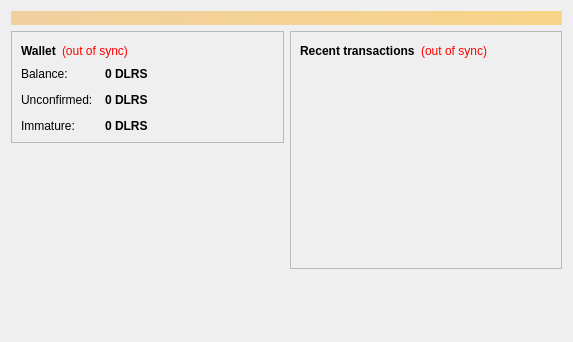
<?xml version="1.0" encoding="UTF-8"?>
<ui version="4.0">
 <class>OverviewPage</class>
 <widget class="QWidget" name="OverviewPage">
  <property name="geometry">
   <rect>
    <x>0</x>
    <y>0</y>
    <width>573</width>
    <height>342</height>
   </rect>
  </property>
  <property name="windowTitle">
   <string>Form</string>
  </property>
  <layout class="QVBoxLayout" name="topLayout">
   <item>
    <widget class="QLabel" name="labelAlerts">
     <property name="visible">
      <bool>false</bool>
     </property>
     <property name="styleSheet">
      <string notr="true">background-color: qlineargradient(x1: 0, y1: 0, x2: 1, y2: 0, stop:0 #F0D0A0, stop:1 #F8D488); color:#000000;</string>
     </property>
     <property name="wordWrap">
      <bool>true</bool>
     </property>
     <property name="margin">
      <number>3</number>
     </property>
    </widget>
   </item>
   <item>
    <layout class="QHBoxLayout" name="horizontalLayout" stretch="1,1">
     <item>
      <layout class="QVBoxLayout" name="verticalLayout_2">
       <item>
        <widget class="QFrame" name="frame">
         <property name="frameShape">
          <enum>QFrame::StyledPanel</enum>
         </property>
         <property name="frameShadow">
          <enum>QFrame::Raised</enum>
         </property>
         <layout class="QVBoxLayout" name="verticalLayout_4">
          <item>
           <layout class="QHBoxLayout" name="horizontalLayout_4">
            <item>
             <widget class="QLabel" name="label_5">
              <property name="font">
               <font>
                <weight>75</weight>
                <bold>true</bold>
               </font>
              </property>
              <property name="text">
               <string>Wallet</string>
              </property>
             </widget>
            </item>
            <item>
             <widget class="QLabel" name="labelWalletStatus">
              <property name="toolTip">
               <string>The displayed information may be out of date. Your wallet automatically synchronizes with the DollHairs network after a connection is established, but this process has not completed yet.</string>
              </property>
              <property name="styleSheet">
               <string notr="true">QLabel { color: red; }</string>
              </property>
              <property name="text">
               <string notr="true">(out of sync)</string>
              </property>
              <property name="alignment">
               <set>Qt::AlignLeading|Qt::AlignLeft|Qt::AlignVCenter</set>
              </property>
             </widget>
            </item>
            <item>
             <spacer name="horizontalSpacer_2">
              <property name="orientation">
               <enum>Qt::Horizontal</enum>
              </property>
              <property name="sizeHint" stdset="0">
               <size>
                <width>40</width>
                <height>20</height>
               </size>
              </property>
             </spacer>
            </item>
           </layout>
          </item>
          <item>
           <layout class="QFormLayout" name="formLayout_2">
            <property name="fieldGrowthPolicy">
             <enum>QFormLayout::AllNonFixedFieldsGrow</enum>
            </property>
            <property name="horizontalSpacing">
             <number>12</number>
            </property>
            <property name="verticalSpacing">
             <number>12</number>
            </property>
            <item row="0" column="0">
             <widget class="QLabel" name="label">
              <property name="text">
               <string>Balance:</string>
              </property>
             </widget>
            </item>
            <item row="0" column="1">
             <widget class="QLabel" name="labelBalance">
              <property name="font">
               <font>
                <weight>75</weight>
                <bold>true</bold>
               </font>
              </property>
              <property name="cursor">
               <cursorShape>IBeamCursor</cursorShape>
              </property>
              <property name="toolTip">
               <string>Your current balance</string>
              </property>
              <property name="text">
               <string notr="true">0 DLRS</string>
              </property>
              <property name="textInteractionFlags">
               <set>Qt::LinksAccessibleByMouse|Qt::TextSelectableByKeyboard|Qt::TextSelectableByMouse</set>
              </property>
             </widget>
            </item>
            <item row="1" column="0">
             <widget class="QLabel" name="label_3">
              <property name="text">
               <string>Unconfirmed:</string>
              </property>
             </widget>
            </item>
            <item row="1" column="1">
             <widget class="QLabel" name="labelUnconfirmed">
              <property name="font">
               <font>
                <weight>75</weight>
                <bold>true</bold>
               </font>
              </property>
              <property name="cursor">
               <cursorShape>IBeamCursor</cursorShape>
              </property>
              <property name="toolTip">
               <string>Total of transactions that have yet to be confirmed, and do not yet count toward the current balance</string>
              </property>
              <property name="text">
               <string notr="true">0 DLRS</string>
              </property>
              <property name="textInteractionFlags">
               <set>Qt::LinksAccessibleByMouse|Qt::TextSelectableByKeyboard|Qt::TextSelectableByMouse</set>
              </property>
             </widget>
            </item>
            <item row="2" column="0">
             <widget class="QLabel" name="labelImmatureText">
              <property name="text">
               <string>Immature:</string>
              </property>
             </widget>
            </item>
            <item row="2" column="1">
             <widget class="QLabel" name="labelImmature">
              <property name="font">
               <font>
                <weight>75</weight>
                <bold>true</bold>
               </font>
              </property>
              <property name="toolTip">
               <string>Mined balance that has not yet matured</string>
              </property>
              <property name="text">
               <string notr="true">0 DLRS</string>
              </property>
              <property name="textInteractionFlags">
               <set>Qt::LinksAccessibleByMouse|Qt::TextSelectableByKeyboard|Qt::TextSelectableByMouse</set>
              </property>
             </widget>
            </item>
           </layout>
          </item>
         </layout>
        </widget>
       </item>
       <item>
        <spacer name="verticalSpacer">
         <property name="orientation">
          <enum>Qt::Vertical</enum>
         </property>
         <property name="sizeHint" stdset="0">
          <size>
           <width>20</width>
           <height>40</height>
          </size>
         </property>
        </spacer>
       </item>
       <item>
        <widget class="QLabel" name="label_wallet_bgcoin">
         <property name="text">
          <string/>
         </property>
         <property name="pixmap">
          <pixmap resource="../bitcoin.qrc">:/icons/bgicon</pixmap>
         </property>
         <property name="scaledContents">
          <bool>false</bool>
         </property>
         <property name="alignment">
          <set>Qt::AlignCenter</set>
         </property>
         <property name="margin">
          <number>-2</number>
         </property>
        </widget>
       </item>
       <item>
        <widget class="QLabel" name="label_6">
         <property name="text">
          <string/>
         </property>
        </widget>
       </item>
      </layout>
     </item>
     <item>
      <layout class="QVBoxLayout" name="verticalLayout_3">
       <item>
        <widget class="QFrame" name="frame_2">
         <property name="frameShape">
          <enum>QFrame::StyledPanel</enum>
         </property>
         <property name="frameShadow">
          <enum>QFrame::Raised</enum>
         </property>
         <layout class="QVBoxLayout" name="verticalLayout">
          <item>
           <layout class="QHBoxLayout" name="horizontalLayout_2">
            <item>
             <widget class="QLabel" name="label_4">
              <property name="text">
               <string>&lt;b&gt;Recent transactions&lt;/b&gt;</string>
              </property>
             </widget>
            </item>
            <item>
             <widget class="QLabel" name="labelTransactionsStatus">
              <property name="toolTip">
               <string>The displayed information may be out of date. Your wallet automatically synchronizes with the DollHairs network after a connection is established, but this process has not completed yet.</string>
              </property>
              <property name="styleSheet">
               <string notr="true">QLabel { color: red; }</string>
              </property>
              <property name="text">
               <string notr="true">(out of sync)</string>
              </property>
              <property name="alignment">
               <set>Qt::AlignRight|Qt::AlignTrailing|Qt::AlignVCenter</set>
              </property>
             </widget>
            </item>
            <item>
             <spacer name="horizontalSpacer">
              <property name="orientation">
               <enum>Qt::Horizontal</enum>
              </property>
              <property name="sizeHint" stdset="0">
               <size>
                <width>40</width>
                <height>20</height>
               </size>
              </property>
             </spacer>
            </item>
           </layout>
          </item>
          <item>
           <widget class="QListView" name="listTransactions">
            <property name="styleSheet">
             <string notr="true">QListView { background: transparent; }</string>
            </property>
            <property name="frameShape">
             <enum>QFrame::NoFrame</enum>
            </property>
            <property name="verticalScrollBarPolicy">
             <enum>Qt::ScrollBarAlwaysOff</enum>
            </property>
            <property name="horizontalScrollBarPolicy">
             <enum>Qt::ScrollBarAlwaysOff</enum>
            </property>
            <property name="selectionMode">
             <enum>QAbstractItemView::NoSelection</enum>
            </property>
           </widget>
          </item>
         </layout>
        </widget>
       </item>
       <item>
        <spacer name="verticalSpacer_2">
         <property name="orientation">
          <enum>Qt::Vertical</enum>
         </property>
         <property name="sizeHint" stdset="0">
          <size>
           <width>20</width>
           <height>40</height>
          </size>
         </property>
        </spacer>
       </item>
      </layout>
     </item>
    </layout>
   </item>
  </layout>
 </widget>
 <resources/>
 <connections/>
</ui>
